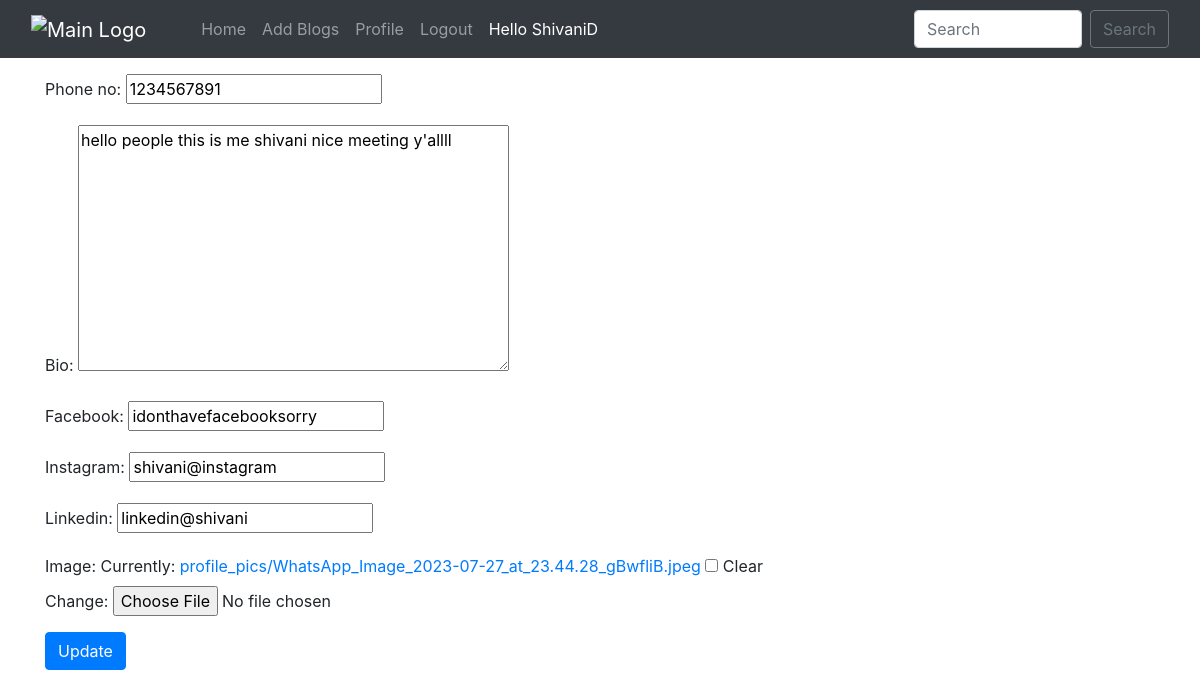
The page /edit_profile/ (signed in) on the database its author committed.
### home/models.py (models this page shows, shortened)
class Profile(models.Model):
    id = models.AutoField(primary_key=True)
    user = models.OneToOneField(User, on_delete=models.CASCADE, blank=True, null=True)
    image = models.ImageField(upload_to="profile_pics", blank=True, null=True)
    bio = models.TextField(blank=True, null=True)
    phone_no = models.IntegerField(blank=True, null=True)
    facebook = models.CharField(max_length=300, blank=True, null=True)
    instagram = models.CharField(max_length=300, blank=True, null=True)
    linkedin = models.CharField(max_length=300, blank=True, null=True)

### home/views.py (the view)
# urls.py: path("edit_profile/", views.edit_profile, name="edit_profile"),
def edit_profile(request):
    profile = request.user.profile
    if request.method=="POST":
        form = ProfileForm(data=request.POST, files=request.FILES, instance=profile)
        if form.is_valid():
            form.save()
            alert = True
            return render(request, "edit_profile.html", {'alert':alert})
    else:
        form=ProfileForm(instance=profile)
    return render(request, "edit_profile.html", {'form':form})

### home/forms.py
class ProfileForm(forms.ModelForm):
    class Meta:
        model = Profile
        fields = ('phone_no', 'bio', 'facebook', 'instagram', 'linkedin', 'image', )

### home/templates/edit_profile.html (shortened to what this page needs)
{% extends 'base.html' %}
{% block body %}
<form action="/edit_profile/" enctype="multipart/form-data" method="POST"> {% csrf_token %}
    <div class="container mt-3">
   {{ form.as_p }}
        <button type="submit" class="btn btn-primary">Update</button>
    </div>
</form>
{% endblock %}

### home/templates/base.html (shortened to what this page needs)
<!doctype html>
<html lang="en">
  <head>
    <link href="//maxcdn.bootstrapcdn.com/bootstrap/4.1.1/css/bootstrap.min.css" rel="stylesheet" id="bootstrap-css">
    <link href="https://cdn.jsdelivr.net/npm/bootstrap@5.0.2/dist/css/bootstrap.min.css" rel="stylesheet">
    <link rel="stylesheet" href="https://maxcdn.bootstrapcdn.com/bootstrap/4.0.0/css/bootstrap.min.css">
    {% load static %}
  </head>
  <body>
    <nav class="navbar navbar-expand-lg navbar-dark bg-dark sticky-top">
        <div class="container-fluid">
          <a class="navbar-brand" href="#"><img src="https://o.remove.bg/downloads/636b9903-3953-4087-a0a1-7e9a7bc761ef/mainlogo-removebg-preview.png" alt="Main Logo" alt="img not found" width="150px" height="45px"></a>
          <div class="collapse navbar-collapse" id="navbarSupportedContent">
          <div class="container mx-3">
            <ul class="navbar-nav me-auto mb-2 mb-lg-0">
              <li class="nav-item">
                <a class="nav-link {% block homeactive %} {% endblock homeactive %}" aria-current="page" href="/">Home</a>
              </li>
              {% if user.is_authenticated %}
              <li class="nav-item">
                <a class="nav-link {% block add_blogs_active %} {% endblock add_blogs_active %}" href="/add_blogs/">Add Blogs</a>
              </li>
              <li class="nav-item">
                <a class="nav-link {% block profileactive %} {% endblock profileactive %}" href="/profile/">Profile</a>
              </li>
              <li class="nav-item">
                <a class="nav-link" href="/logout/">Logout</a>
              </li>
              <li class="nav-item">
                <a class="nav-link active" href="#">Hello {{request.user}}</a>
              </li>
              {% endif %}
            </ul>
            </div>
            <form class="d-flex" method="POST" action="/search/"> {% csrf_token %}
              <input class="form-control me-2" type="search" placeholder="Search" name="searched" id="searched" aria-label="Search">
              <button href="/search/" class="btn btn-outline-secondary" type="submit">Search</button>
            </form>
          </div>
        </div>
      </nav>
      {% block body %}
      {% endblock %}
</body>
</html>

### rows shown on the page
Profile: phone_no "1234567891", bio "hello people this is me shivani nice meeting y'allll", facebook "idonthavefacebooksorry", instagram "shivani@instagram", linkedin "linkedin@shivani"

### other values the page prints
{{ request.user }} "ShivaniD"
